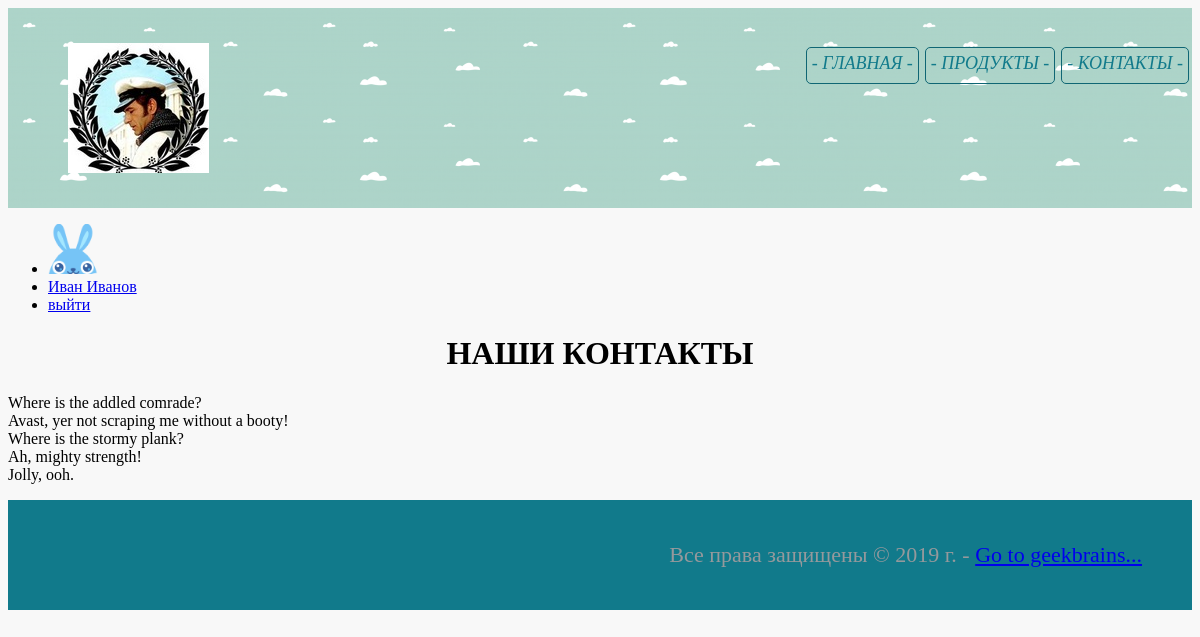
/contacts/ (signed in), run on the app's committed database.
### authapp/models.py (models this page shows, shortened)
class ShopUser(AbstractUser):
    class Meta:
        verbose_name = 'Пользователь'
        verbose_name_plural = 'Пользователи'
    avatar = models.ImageField(upload_to='user_avatars', blank=True)
    age = models.PositiveIntegerField(verbose_name='Возраст', default=18)
    activation_key = models.CharField(max_length=128, blank=True)
    activation_key_expires = models.DateTimeField(default=get_exp())

### mainapp/views.py (the view)
# urls.py: path(r'contacts/', contacts, name='contacts'),
def contacts(request):
    context = {
        'title': 'наши контакты'
    }
    return render(request, 'mainapp/contacts.html', context)

### mainapp/templates/mainapp/contacts.html (shortened to what this page needs)
{% extends 'mainapp/base.html' %}
{% load static %}
{% block content %}
<h1 class="main">{{ title|upper }}</h1>
<p>
    Where is the addled comrade? <br/>
    Avast, yer not scraping me without a booty! <br/>
    Where is the stormy plank? <br/>
    Ah, mighty strength! <br/>
    Jolly, ooh. <br/>
</p>
{% endblock %}

### mainapp/templates/mainapp/base.html (shortened to what this page needs)
<!DOCTYPE html>
{% load static %}
<html lang="en">
<head>
    <link rel="stylesheet" href="{% static 'css/style.css'%}">
</head>
<body>
    {% block header %}
        <div class="header">
            <img class="logo" src="{% static 'img/logo.jpg'%}" alt="Logo">
            {% include 'mainapp/includes/inc_menu.html' %}
        </div>
        <ul>
            {% if user.is_authenticated %}
                <li>
                    <div class = "user_avatar"><img width=50px height="50px" src="/media/{{ user.avatar }}" alt="Аватарка"></div>
                </li>
                <li>
                    <a class="userBage" href = "{% url 'auth:edit' %}" >
                        {{ user.first_name|default:'Пользователь' }}
                    </a>
                </li>
            {% endif %}
                <li>
                    {% if user.is_authenticated %}
                        <a class="userBage" href = "{% url 'auth:logout' %}" >выйти</a>
                    {% else %}
                        <a class="userBage" href = "{% url 'auth:login' %}" >войти/зарегистрироваться</a>
                    {% endif %}
                </li>
        </ul>
    {% endblock %}
    {% block content %}{% endblock %}
    {% block footer %}
        <div class="footer">
            <p>
                Все права защищены &copy;&nbsp;2019 г. - <a href="https://geekbrains.ru" target="_blank">Go to geekbrains...</a>
            </p>
        </div>
    {% endblock %}
</body>
</html>

### static/css/style.css (style rules this page uses)
body { background-color: #f8f8f8; }
.logo { float: left; margin: 15px 10px; border: none; outline: none; }
.header { height: 160px; padding-top: 20px; padding-bottom: 20px; padding-left: 50px; background-image: url("/static/img/header_back.png"); }
.main { text-align: center; }
.footer { height: 90px; background-color: #117a8b; padding-top: 20px; padding-right: 50px; text-align: right; }
.footer > p { color: #95999c; font-size: 22px; }

### data on the page
ShopUser: avatar (picture), first_name "Иван Иванов"

### other printed values
{{ title|upper }} "НАШИ КОНТАКТЫ"
